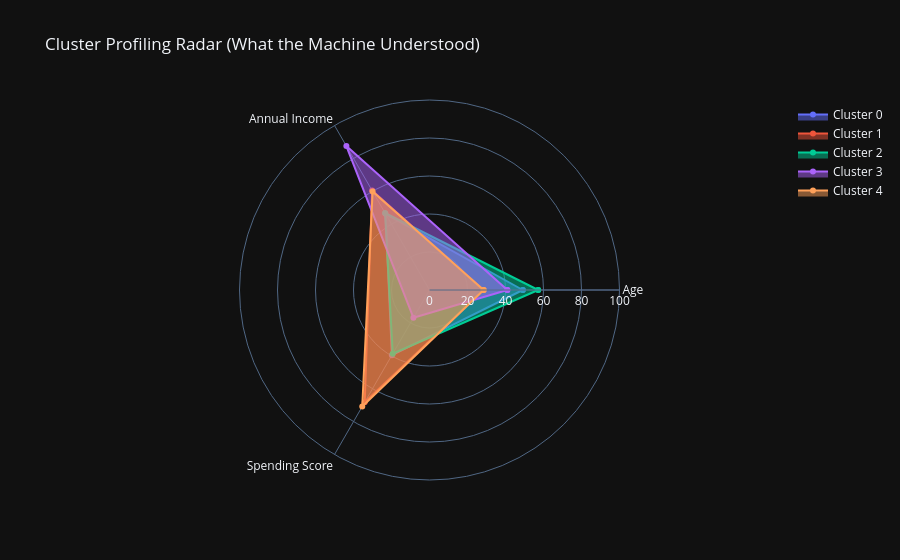

The notebook cell this image was saved under:
### Markdown cell above
# Extracting Centroid Profiles & Evaluating Algorithmic Convergence Logic 

(LETS GET THE AI TO EXPLAIN WHAT IT EXACTLY THOUGHT OF 

That helps in so many ways

it confirms that the work was accurate it " understood " correctly ) Now  we understand the centroids locations and where it stopped

### Code cell
import plotly.graph_objects as go

# 1. Extract the Mathematical DNA (Averages of the raw data)
# We calculate the mean of the continuous variables for each cluster
cluster_dna = df_pruned.groupby('Cluster')[['Age', 'Annual Income (k$)', 'Spending Score (1-100)']].mean().round(1)

# We calculate the count of the binary categorical variable (Gender)
gender_breakdown = df_pruned.groupby(['Cluster', 'Gender']).size().unstack(fill_value=0)
gender_breakdown.columns = ['Female', 'Male'] # Assuming LabelEncoder mapped Female=0, Male=1 earlier

print("--- The Cluster Centroid Profiles (Raw Averages) ---")
print(cluster_dna)
print("\n--- Gender Distribution per Cluster ---")
print(gender_breakdown)

# 2. Visualizing the Machine's Logic: The Radar Chart
# We need to normalize the means strictly for the radar visual so the axes align
# Age (18-70), Income (15-137), Spend (1-100) all have a rough ~100 max scale for a clean visual
categories = ['Age', 'Annual Income', 'Spending Score']

fig = go.Figure()

for cluster_id in sorted(df_pruned['Cluster'].unique()):
    # Extract the centroid coordinates for the radar chart
    cluster_data = cluster_dna.loc[cluster_id].values.tolist()
    # Close the polygon for the radar chart
    cluster_data += [cluster_data[0]] 
    cat_closed = categories + [categories[0]]
    
    fig.add_trace(go.Scatterpolar(
        r=cluster_data,
        theta=cat_closed,
        fill='toself',
        name=f'Cluster {cluster_id}'
    ))

fig.update_layout(
    polar=dict(radialaxis=dict(visible=True, range=[0, 100])),
    showlegend=True,
    title="Cluster Profiling Radar (What the Machine Understood)",
    template="plotly_dark"
)

fig.show()

### Figure 1 — Plotly figure (JSON) as saved in the notebook; plotly's stock layout.template omitted (floating-point values rounded to 4 significant figures)
{"data": [{"fill": "toself", "name": "Cluster 0", "r": [49.1, 46.3, 39.6, 49.1], "theta": ["Age", "Annual Income", "Spending Score", "Age"], "type": "scatterpolar"}, {"fill": "toself", "name": "Cluster 1", "r": [28.4, 60.4, 68.2, 28.4], "theta": ["Age", "Annual Income", "Spending Score", "Age"], "type": "scatterpolar"}, {"fill": "toself", "name": "Cluster 2", "r": [57.2, 46.8, 38.7, 57.2], "theta": ["Age", "Annual Income", "Spending Score", "Age"], "type": "scatterpolar"}, {"fill": "toself", "name": "Cluster 3", "r": [41, 87.5, 16.9, 41], "theta": ["Age", "Annual Income", "Spending Score", "Age"], "type": "scatterpolar"}, {"fill": "toself", "name": "Cluster 4", "r": [28.5, 59.9, 70.8, 28.5], "theta": ["Age", "Annual Income", "Spending Score", "Age"], "type": "scatterpolar"}], "layout": {"polar": {"radialaxis": {"range": [0, 100], "visible": true}}, "showlegend": true, "title": {"text": "Cluster Profiling Radar (What the Machine Understood)"}}}
